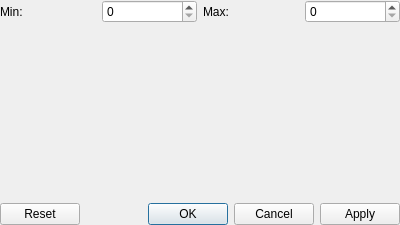
<?xml version="1.0" encoding="UTF-8"?>
<ui version="4.0">
 <class>histogramDialog</class>
 <widget class="QWidget" name="histogramDialog">
  <property name="windowModality">
   <enum>Qt::WindowModal</enum>
  </property>
  <property name="geometry">
   <rect>
    <x>0</x>
    <y>0</y>
    <width>400</width>
    <height>225</height>
   </rect>
  </property>
  <property name="sizePolicy">
   <sizepolicy hsizetype="Fixed" vsizetype="Fixed">
    <horstretch>0</horstretch>
    <verstretch>0</verstretch>
   </sizepolicy>
  </property>
  <property name="minimumSize">
   <size>
    <width>400</width>
    <height>100</height>
   </size>
  </property>
  <layout class="QVBoxLayout" name="verticalLayout_2">
   <property name="leftMargin">
    <number>0</number>
   </property>
   <property name="topMargin">
    <number>0</number>
   </property>
   <property name="rightMargin">
    <number>0</number>
   </property>
   <property name="bottomMargin">
    <number>0</number>
   </property>
   <item>
    <layout class="QVBoxLayout" name="verticalLayout">
     <item>
      <layout class="QGridLayout" name="gridLayout">
       <item row="1" column="0">
        <spacer name="verticalSpacer">
         <property name="orientation">
          <enum>Qt::Vertical</enum>
         </property>
         <property name="sizeHint" stdset="0">
          <size>
           <width>20</width>
           <height>40</height>
          </size>
         </property>
        </spacer>
       </item>
       <item row="0" column="0">
        <widget class="QLabel" name="label">
         <property name="text">
          <string>Min:</string>
         </property>
        </widget>
       </item>
       <item row="0" column="1">
        <widget class="QSpinBox" name="minSpin">
         <property name="maximum">
          <number>65535</number>
         </property>
        </widget>
       </item>
       <item row="0" column="2">
        <widget class="QLabel" name="label_2">
         <property name="text">
          <string>Max:</string>
         </property>
        </widget>
       </item>
       <item row="0" column="3">
        <widget class="QSpinBox" name="maxSpin">
         <property name="maximum">
          <number>65535</number>
         </property>
        </widget>
       </item>
      </layout>
     </item>
    </layout>
   </item>
   <item>
    <widget class="QDialogButtonBox" name="buttonBox">
     <property name="standardButtons">
      <set>QDialogButtonBox::Apply|QDialogButtonBox::Cancel|QDialogButtonBox::Ok|QDialogButtonBox::Reset</set>
     </property>
    </widget>
   </item>
  </layout>
 </widget>
 <resources/>
 <connections/>
</ui>
